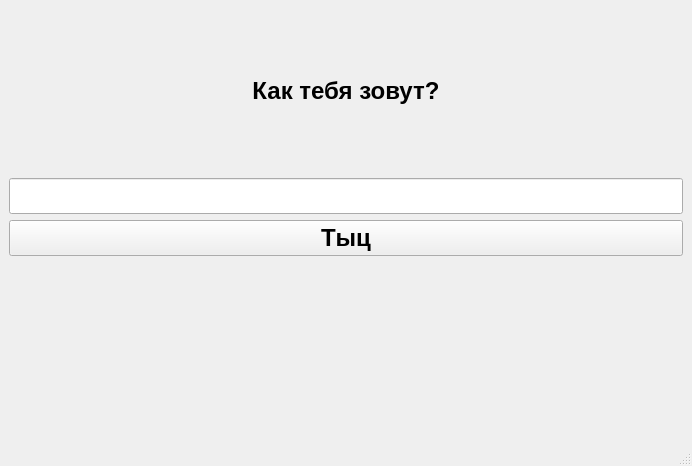
<?xml version="1.0" encoding="UTF-8"?>
<ui version="4.0">
 <class>MainWindow</class>
 <widget class="QMainWindow" name="MainWindow">
  <property name="geometry">
   <rect>
    <x>0</x>
    <y>0</y>
    <width>692</width>
    <height>466</height>
   </rect>
  </property>
  <property name="font">
   <font>
    <pointsize>18</pointsize>
    <bold>true</bold>
   </font>
  </property>
  <property name="windowTitle">
   <string>Моё первое приложение с GUI</string>
  </property>
  <widget class="QWidget" name="centralwidget">
   <layout class="QVBoxLayout" name="verticalLayout">
    <item>
     <widget class="QLabel" name="label">
      <property name="text">
       <string>Как тебя зовут?</string>
      </property>
      <property name="alignment">
       <set>Qt::AlignCenter</set>
      </property>
     </widget>
    </item>
    <item>
     <widget class="QLineEdit" name="name_line_edit"/>
    </item>
    <item>
     <widget class="QPushButton" name="pushButton">
      <property name="text">
       <string>Тыц</string>
      </property>
     </widget>
    </item>
    <item>
     <widget class="QLabel" name="otput_hello_label">
      <property name="text">
       <string/>
      </property>
      <property name="alignment">
       <set>Qt::AlignCenter</set>
      </property>
     </widget>
    </item>
   </layout>
  </widget>
  <widget class="QMenuBar" name="menubar">
   <property name="geometry">
    <rect>
     <x>0</x>
     <y>0</y>
     <width>692</width>
     <height>38</height>
    </rect>
   </property>
  </widget>
  <widget class="QStatusBar" name="statusbar"/>
 </widget>
 <resources/>
 <connections/>
</ui>
